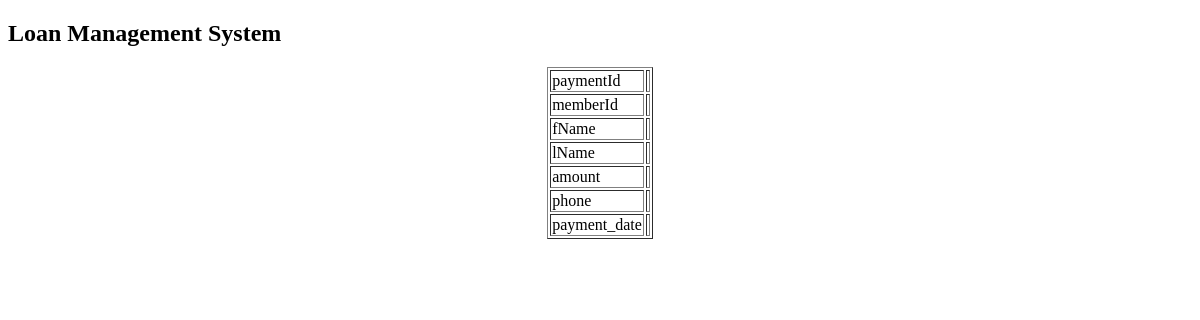
The app's page /admin/paymentsview.php?recordID=1, older data.
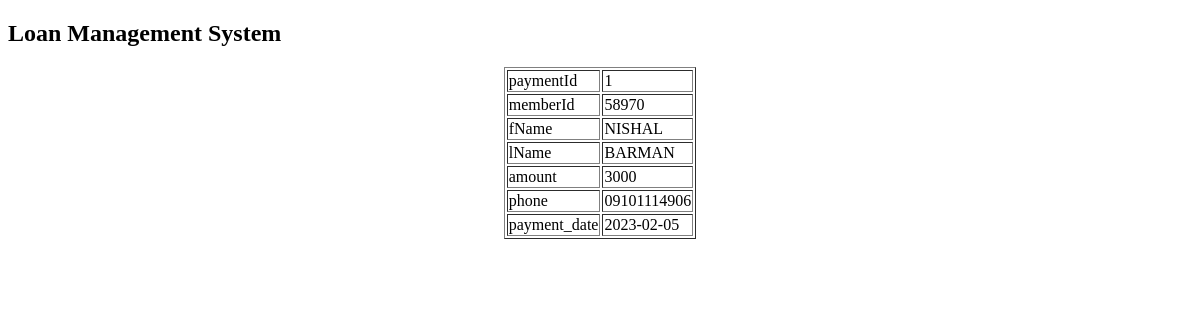
The same page, newer data.
### tables this page shows
CREATE TABLE `payment` (
  `id` int(6) NOT NULL,
  `paymentId` varchar(20) NOT NULL,
  `memberId` int(8) NOT NULL,
  `fName` varchar(15) NOT NULL,
  `lName` varchar(15) NOT NULL,
  `amount` int(8) NOT NULL,
  `phone` varchar(13) NOT NULL,
  `payment_date` date NOT NULL,
  `loanType` varchar(255) NOT NULL
);

### admin/paymentsview.php (the view, shortened to what this page needs)
<?php require_once('../Connections/mlms.php'); ?>
<?php
if (!function_exists("GetSQLValueString")) {
  function GetSQLValueString($theValue, $theType, $theDefinedValue = "", $theNotDefinedValue = "")
  {
    $theValue = function_exists("mysql_real_escape_string") ? mysql_real_escape_string($theValue) : mysqli_escape_string(mysqli_connect("localhost", "root", "", "lms"), $theValue);
    switch ($theType) {
      case "text":
        $theValue = ($theValue != "") ? "'" . $theValue . "'" : "NULL";
        break;
    }
    return $theValue;
  }
}
$maxRows_DetailRS1 = 10;
$pageNum_DetailRS1 = 0;
$startRow_DetailRS1 = $pageNum_DetailRS1 * $maxRows_DetailRS1;
$colname_DetailRS1 = "-1";
if (isset($_GET['recordID'])) {
  $colname_DetailRS1 = $_GET['recordID'];
}
mysqli_select_db($mlms, $database_mlms);
$query_DetailRS1 = sprintf("SELECT * FROM payment WHERE paymentId = %s", GetSQLValueString($colname_DetailRS1, "text"));
$query_limit_DetailRS1 = sprintf("%s LIMIT %d, %d", $query_DetailRS1, $startRow_DetailRS1, $maxRows_DetailRS1);
$DetailRS1 = mysqli_query($mlms, $query_limit_DetailRS1) or die(mysql_error());
$row_DetailRS1 = mysqli_fetch_assoc($DetailRS1);
?>
<!DOCTYPE html
    PUBLIC "-//W3C//DTD XHTML 1.0 Transitional//EN" "http://www.w3.org/TR/xhtml1/DTD/xhtml1-transitional.dtd">
<html xmlns="http://www.w3.org/1999/xhtml">
<head>
    <h2>Loan Management System</h2>
</head>
<body>
    <table border="1" align="center">
        <tr>
            <td>paymentId</td>
            <td>
                <?php echo $row_DetailRS1['paymentId']; ?>
            </td>
        </tr>
        <tr>
            <td>memberId</td>
            <td>
                <?php echo $row_DetailRS1['memberId']; ?>
            </td>
        </tr>
        <tr>
            <td>fName</td>
            <td>
                <?php echo $row_DetailRS1['fName']; ?>
            </td>
        </tr>
        <tr>
            <td>lName</td>
            <td>
                <?php echo $row_DetailRS1['lName']; ?>
            </td>
        </tr>
        <tr>
            <td>amount</td>
            <td>
                <?php echo $row_DetailRS1['amount']; ?>
            </td>
        </tr>
        <tr>
            <td>phone</td>
            <td>
                <?php echo $row_DetailRS1['phone']; ?>
            </td>
        </tr>
        <tr>
            <td>payment_date</td>
            <td>
                <?php echo $row_DetailRS1['payment_date']; ?>
            </td>
        </tr>
    </table>
</body>
</html>

Row changes from the older to the newer data that the page shows:
added payment: paymentId "1", memberId "58970", fName "NISHAL", lName "BARMAN", amount "3000", phone "09101114906", payment_date "2023-02-05"
